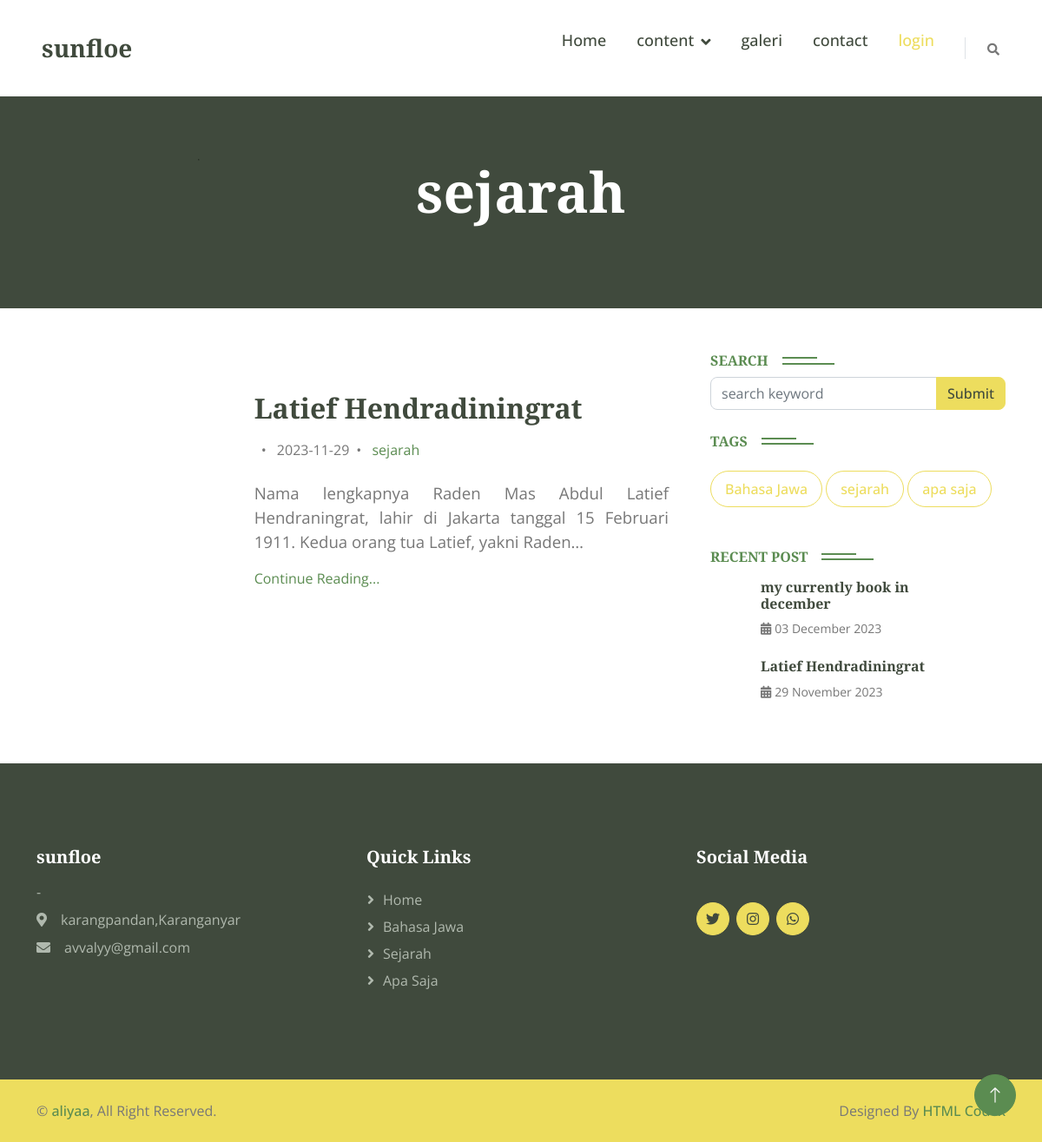
Page /beranda/kategori/2 on the committed database.
### tables this page shows
CREATE TABLE `konfigurasi` (
  `konfigurasi_id` int(11) NOT NULL,
  `judul_website` varchar(25) NOT NULL,
  `profil_website` text NOT NULL,
  `instagram` varchar(35) NOT NULL,
  `facebook` varchar(30) NOT NULL,
  `email` varchar(30) NOT NULL,
  `alamat` varchar(30) NOT NULL,
  `no_wa` varchar(35) NOT NULL
);

CREATE TABLE `konten` (
  `konten_id` int(11) NOT NULL,
  `judul` varchar(45) NOT NULL,
  `keterangan` text NOT NULL,
  `foto` varchar(50) NOT NULL,
  `slug` varchar(100) NOT NULL,
  `kategori_id` varchar(20) NOT NULL,
  `tanggal` date NOT NULL,
  `username` varchar(30) NOT NULL
);

CREATE TABLE `kategori` (
  `kategori_id` int(11) NOT NULL,
  `nama_kategori` varchar(35) NOT NULL
);

### application/libraries/Template.php (called while the page is built, shortened)
<?php
class Template{
    var $template_data = array();
    function set($name, $value){
        $this->template_data[$name] = $value;
    }
    function load($template = '', $view = '' , $view_data = array(), $return = FALSE){
        $this->CI =& get_instance();
        $this->set('contents', $this->CI->load->view($view, $view_data, TRUE));
        return $this->CI->load->view($template, $this->template_data, $return);
    }
}

### application/controllers/Beranda.php (called while the page is built, shortened)
<?php
class Beranda extends CI_Controller {
	public function kategori($id)
	{
		$this->db->from('konfigurasi');
		$konfig = $this->db->get()->row();
		$this->db->from('caraousel');
		$caraousel = $this->db->get()->result_array();
		$this->db->from('kategori');
		$kategori = $this->db->get()->result_array();
        $this->db->from('konten a');
        $this->db->join('kategori b','a.kategori_id=b.kategori_id','left');
        $this->db->join('userr c','a.username=c.username','left');
        $this->db->where('a.kategori_id',$id);
        $konten = $this->db->get()->result_array();
		$this->db->from('kategori');
		$this->db->where('kategori_id',$id);
		$nama_kategori = $this->db->get()->row()->nama_kategori;
		$this->db->from('konten');
		$this->db->order_by('tanggal','DESC');
		$this->db->limit(5);
		$recentPost= $this->db->get()->result_array();
		$data  = array (
			'judul' 	=> $nama_kategori.' || aliya',
			'nama_kategori'=> $nama_kategori,
			'konfig'	=> $konfig,
			'kategori'  => $kategori,
			'caraousel' => $caraousel,
			'konten'	=> $konten,
			'recentPost' => $recentPost
		);
		$this->template->load('template_depan', 'kategori',$data);
	}
}

### index.php (called while the page is built, shortened)
<?php
require_once BASEPATH.'core/CodeIgniter.php';

### application/views/kategori.php (the view, shortened to what this page needs)
<div class="container-fluid py-4 page-header mb-5">
	<div class="container text-center py-5">
		<h1 class="display-3 text-white mb-4 animated slideInDown"><?= $nama_kategori ?></h1>
	</div>
</div>
<section class="site-section" id="blog-section">
	<div class="container">
		<div class="row g-5">
			<div class="col-lg-8 mb-t mb-lg-0 wow fadeIn" data-wow-delay="0.5s">
				<?php foreach ($konten as $yoo) { ?>
				<div class="row g-4 align-items-center">
					<div class="col-sm-4">
					</div>
					<div class="col-sm-8">
						<h2 class="text-dark mb-3 mt-5"><?= $yoo['judul'] ?></h2>
						<div class="meta mb-4"><?= $yoo['nama'] ?> <span class="mx-2">&bullet;</span>
							<?= $yoo['tanggal'] ?><span class="mx-2">&bullet;</span> <a
								href="<?= base_url('beranda/kategori/'.$yoo['kategori_id']) ?>"><?= $yoo['nama_kategori'] ?></a>
						</div>
						<p><?php $this->load->helper('text');
						$string = $yoo['keterangan'];
						$string = word_limiter($string,24);
						echo $string; ?></p>
						<p><a href="<?= base_url('beranda/artikel/'.$yoo['slug'])?>">Continue Reading...</a></p>
					</div>
				</div>
				<?php } ?>
			</div>
			<div class="col-lg-4 col-12 mx-auto">
				<form action="<?= base_url('beranda')?>" method="post">
					<h6 class="section-title bg-white text-start text-primary pe-3">search</h6>
					<div class="input-group mb-4 ">
						<input type="text" class="form-control" placeholder="search keyword" autocomplete="off"
							autofocus name="keyword">
						<input class="btn btn-secondary" type="submit" name="submit"></input>
					</div>
				</form>
				<h6 class="section-title bg-white text-start text-primary pe-3 mb-2">tags</h6>
				<div class="tags-block">
					<?php foreach ($kategori as $oo) { ?>
					<a href=" <?= base_url('beranda/kategori/'.$oo['kategori_id']) ?>"
						class="btn btn-outline-secondary rounded-pill py-2 mt-3 px-3"><?= $oo['nama_kategori'] ?></a>
					<?php } ?>
				</div>
				<h6 class="mt-5 mb-3 section-title bg-white text-start text-primary pe-3">Recent Post</h6>
				<?php foreach ($recentPost as $yoo) { ?>
				<div class="row g-2 align-items-center features-item">
					<div class="col-2">
						<div class="rounded-circle position-relative">
							<div class="overflow-hidden rounded-circle">
							</div>
						</div>
					</div>
					<div class="col-8">
						<div class="features-content d-flex flex-column mb-2">
							<a href="<?= base_url('beranda/artikel/'.$yoo['slug'])?>" class="h6">
								<?= $yoo['judul'] ?>
							</a>
							<small class="text-body d-block mb-3"><i
									class="fas fa-calendar-alt me-1"></i><?= date('d F Y', strtotime($yoo['tanggal']))?></small>
						</div>
					</div>
				</div>
				<?php } ?>
			</div>
		</div>
	</div>
</section>

### application/views/template_depan.php (shortened to what this page needs)
<!DOCTYPE html>
<html lang="en">
<head>
	<link href="https://cdnjs.cloudflare.com/ajax/libs/font-awesome/5.10.0/css/all.min.css" rel="stylesheet">
	<link href="https://cdn.jsdelivr.net/npm/bootstrap-icons@1.4.1/font/bootstrap-icons.css" rel="stylesheet">
	<link href="<?= base_url('assets/depan/')?>lib/animate/animate.min.css" rel="stylesheet">
	<link href="<?= base_url('assets/depan/')?>lib/owlcarousel/assets/owl.carousel.min.css" rel="stylesheet">
	<link href="<?= base_url('assets/depan/')?>lib/lightbox/css/lightbox.min.css" rel="stylesheet">
	<link href="<?= base_url('assets/depan/')?>css/bootstrap.min.css" rel="stylesheet">
	<link href="<?= base_url('assets/depan/')?>css/style.css" rel="stylesheet">
</head>
<body>
	<nav class="navbar navbar-expand-lg bg-white navbar-light sticky-top px-4 px-lg-5">
		<a href="<?= base_url() ?>" class="navbar-brand d-flex align-items-center">
			<h3 class="m-0"><?= $konfig->judul_website; ?></h3>
		</a>
		<div class="collapse navbar-collapse" id="navbarCollapse">
			<div class="navbar-nav ms-auto p-4 p-lg-0">
				<a href="<?= base_url() ?>" class="nav-item nav-link">Home</a>
				<div class="nav-item dropdown">
					<ul href="#" class="nav-link dropdown-toggle" data-bs-toggle="dropdown">content</ul>
				</div>
				<a href="<?= base_url('beranda/galery/') ?>" class="nav-item nav-link">galeri</a>
				<a href="<?= base_url('beranda/saran/') ?>" class="nav-item nav-link">contact</a>
				<a href="<?= base_url('auth')?>" class="nav-item nav-link text-secondary">login</a>
			</div>
			<div class="border-start ps-4 d-none d-lg-block">
				<button type="button" class="btn btn-sm p-0"><i class="fa fa-search"></i></button>
			</div>
		</div>
	</nav>
	<?= $contents; ?>
	<div class="container-fluid bg-dark footer mt-5 py-5 wow fadeIn" data-wow-delay="0.1s">
		<div class="container py-5">
			<div class="row g-12">
				<div class="col-lg-4 col-md-6">
					<h5 class="text-white mb-3"><?= $konfig->judul_website; ?></h5>
					<p class="mb-2"><?= $konfig->profil_website; ?></p>
					<p class="mb-2"><i class="fa fa-map-marker-alt me-3"></i><?= $konfig->alamat; ?></p>
					<p class="mb-2"><i class="fa fa-envelope me-3"></i><?= $konfig->email; ?></p>
				</div>
				<div class="col-lg-4 col-md-6">
					<h5 class="text-white mb-4">Quick Links</h5>
					<a class="btn btn-link" href="<?= base_url() ?>">Home</a>
					<?php foreach ($kategori as $oo) { ?>
					<a href=" <?= base_url('beranda/kategori/'.$oo['kategori_id']) ?>"
						class="btn btn-link"><?= $oo['nama_kategori'] ?></a>
					<?php } ?>
				</div>
				<div class="col-lg-4 col-md-6">
					<h5 class="text-white mb-4">Social Media</h5>
					<div class="d-flex pt-3 mb-3">
						<a class="btn btn-square btn-secondary rounded-circle me-2"
							href="https://x.com/potatochikenn?t=u_8a7H_0wo5b98-6GVCQoA&s=08"><i
								class="fab fa-twitter"></i></a>
						<a class="btn btn-square btn-secondary rounded-circle me-2" href="<?= $konfig->instagram; ?>"><i
								class="fab fa-instagram"></i></a>
						<a class="btn btn-square btn-secondary rounded-circle me-2" href="<?= $konfig->no_wa; ?>"><i
								class="fab fa-whatsapp"></i></a>
					</div>
				</div>
			</div>
		</div>
	</div>
	<div class="container-fluid bg-secondary text-body copyright py-4">
		<div class="container">
			<div class="row">
				<div class="col-md-6 text-center text-md-start mb-3 mb-md-0">
					&copy; <a class="fw-semi-bold" href="#">aliyaa</a>, All Right Reserved.
				</div>
				<div class="col-md-6 text-center text-md-end">
					Designed By <a class="fw-semi-bold" href="https://htmlcodex.com">HTML Codex</a>
				</div>
			</div>
		</div>
	</div>
	<a href="#" class="btn btn-lg btn-primary btn-lg-square rounded-circle back-to-top"><i
			class="bi bi-arrow-up"></i></a>
</body>
</html>

### assets/depan/css/style.css (style rules this page uses)
:root { --primary: #5B8C51; --secondary: #EDDD5E; --light: #fafafa; --dark: #404A3D; }
.back-to-top { position: fixed; display: none; right: 30px; bottom: 30px; z-index: 99; }
.fw-semi-bold { font-weight: 500 !important; }
.btn { transition: .5s; font-weight: 500; }
.btn-primary, .btn-outline-primary:hover { color: var(--light); }
.btn-secondary, .btn-outline-secondary:hover { color: var(--dark); }
.btn-square { width: 38px; height: 38px; }
.btn-lg-square { width: 48px; height: 48px; }
.btn-square, .btn-sm-square, .btn-lg-square { padding: 0; display: flex; align-items: center; justify-content: center; font-weight: normal; }
.navbar.sticky-top { top: -100px; transition: .5s; }
.navbar .navbar-nav .nav-link { margin-right: 35px; padding: 25px 0; color: var(--dark); font-size: 18px; font-weight: 500; outline: none; }
.navbar .dropdown-toggle::after { border: none; content: "\f107"; font-family: "Font Awesome 5 Free"; font-weight: 900; vertical-align: middle; margin-left: 8px; }
.page-header { background: url(../img/bgbanner.png) center center no-repeat; background-size: cover; }
.section-title { position: relative; display: inline-block; text-transform: uppercase; font-weight: 600; }
.section-title::before { position: absolute; content: ""; width: calc(100% + 80px); height: 2px; top: 5px; left: -40px; background: var(--primary); z-index: -1; }
.section-title::after { position: absolute; content: ""; width: calc(100% + 120px); height: 2px; bottom: 6px; left: -60px; background: var(--primary); z-index: -1; }
.section-title.text-start::before { width: calc(100% + 40px); left: 0; }
.section-title.text-start::after { width: calc(100% + 60px); left: 0; }
.footer { color: #B0B9AE; }
.footer .btn.btn-link { display: block; margin-bottom: 5px; padding: 0; text-align: left; color: #B0B9AE; font-weight: normal; text-transform: capitalize; transition: .3s; }
.footer .btn.btn-link::before { position: relative; content: "\f105"; font-family: "Font Awesome 5 Free"; font-weight: 900; margin-right: 10px; }

### rows in the picture
konfigurasi: judul_website "sunfloe", profil_website "-", alamat "karangpandan,Karanganyar", email "avvalyy@gmail.com"
konten: judul "Latief Hendradiningrat", tanggal "2023-11-29", kategori.nama_kategori "sejarah", keterangan "Nama lengkapnya Raden Mas Abdul Latief Hendraningrat, lahir di Jakarta tanggal 15 Februari 1911. Kedua orang tua Latief, yakni Raden…", tanggal "29 November 2023"
kategori: nama_kategori "Bahasa Jawa"
kategori: nama_kategori "sejarah", nama_kategori "Sejarah"
kategori: nama_kategori "apa saja", nama_kategori "Apa Saja"
konten: judul "my currently book in december", tanggal "03 December 2023"

### other values in the picture
$nama_kategori "sejarah"
